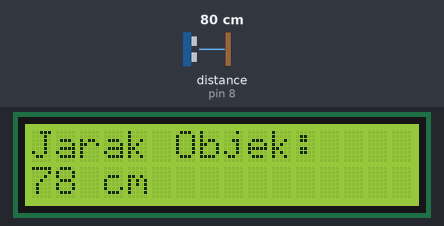
Bench run of a sketch on a simulated Arduino Uno, built with avr-gcc and run on an emulated ATmega328P. On the bench: 16×2 character LCD. Wiring (inferred from the names in the program): ultrasonic range finder: trigger pin 9; echo pin 8. Inputs (shaded band) come from the test bench; at power-on: distance to the obstacle (sensor on pin 8) 80 cm. The echo pulse lasts 58.3 µs per cm.

Above: at 1.2 s.
1.3 s: distance to the obstacle (sensor on pin 8) set to 2 cm
At 2.3 s:
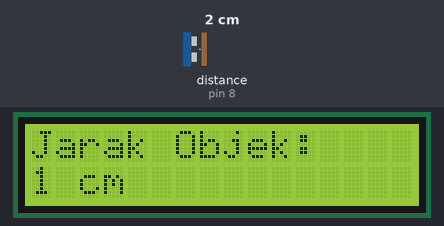
2.8 s: distance to the obstacle (sensor on pin 8) set to 4 cm
At 3.7 s:
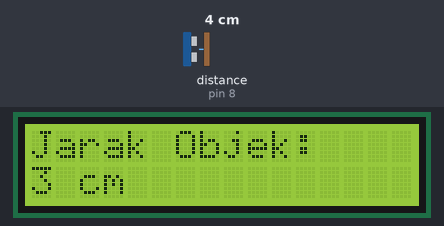
4.4 s: distance to the obstacle (sensor on pin 8) set to 9 cm
At 5.3 s:
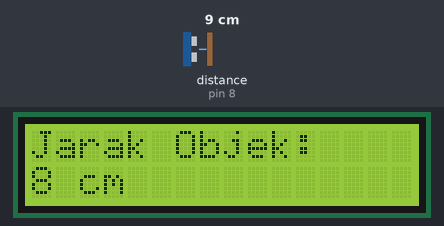
Timing chart, 0 to 7.4 s (numbered marks = the images above; inputs shaded):
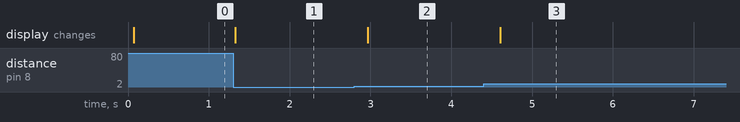

The sketch:

Ultrasonic_LCD.ino
```cpp
#include <LiquidCrystal.h>

const int rs = 12, en = 11, d4 = 5, d5 = 4, d6 = 3, d7 = 2;
LiquidCrystal lcd(rs, en, d4, d5, d6, d7);

const int trigPin = 9;
const int echoPin = 8;

long duration;
int distance;

void setup() {
  lcd.begin(16, 2);
  pinMode(trigPin, OUTPUT);
  pinMode(echoPin, INPUT);
}

void loop() {
  digitalWrite(trigPin, LOW);
  delayMicroseconds(2);
  digitalWrite(trigPin, HIGH);
  delayMicroseconds(10);
  digitalWrite(trigPin, LOW);

  duration = pulseIn(echoPin, HIGH);
  distance = duration * 0.034 / 2;

  lcd.setCursor(0, 0);
  lcd.print("Jarak Objek:    ");
  lcd.setCursor(0, 1);
  lcd.print(distance);
  lcd.print(" cm           ");
  delay(200);
}
```

Measured:
- after the input at 1.3 s, the display: changes at once (image 1)
- after the input at 2.8 s, the display: changes after 0.17 s (image 2)
- after the input at 4.4 s, the display: changes after 0.21 s (image 3)
